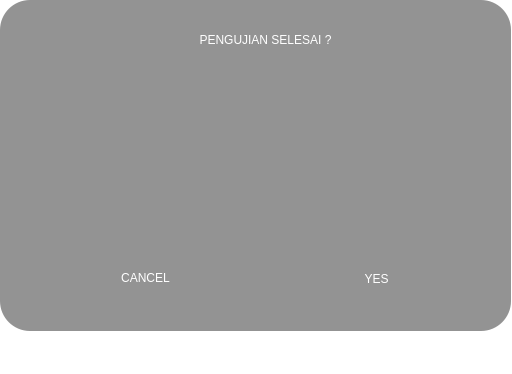
<?xml version="1.0" encoding="UTF-8"?>
<ui version="4.0">
 <class>msgselesai</class>
 <widget class="QMainWindow" name="msgselesai">
  <property name="geometry">
   <rect>
    <x>0</x>
    <y>0</y>
    <width>512</width>
    <height>374</height>
   </rect>
  </property>
  <property name="windowTitle">
   <string>MainWindow</string>
  </property>
  <property name="styleSheet">
   <string notr="true">background-color: transparent;</string>
  </property>
  <widget class="QWidget" name="centralwidget">
   <widget class="QPushButton" name="btnYes">
    <property name="geometry">
     <rect>
      <x>280</x>
      <y>70</y>
      <width>191</width>
      <height>181</height>
     </rect>
    </property>
    <property name="styleSheet">
     <string notr="true">background:none;
border:none;
</string>
    </property>
    <property name="text">
     <string/>
    </property>
    <property name="icon">
     <iconset resource="img/img.qrc">
      <normaloff>:/yes.png</normaloff>:/yes.png</iconset>
    </property>
    <property name="iconSize">
     <size>
      <width>175</width>
      <height>175</height>
     </size>
    </property>
   </widget>
   <widget class="QPushButton" name="btnNo">
    <property name="geometry">
     <rect>
      <x>13</x>
      <y>40</y>
      <width>241</width>
      <height>241</height>
     </rect>
    </property>
    <property name="styleSheet">
     <string notr="true">border:none;</string>
    </property>
    <property name="text">
     <string/>
    </property>
    <property name="icon">
     <iconset resource="img/img.qrc">
      <normaloff>:/no.png</normaloff>:/no.png</iconset>
    </property>
    <property name="iconSize">
     <size>
      <width>175</width>
      <height>175</height>
     </size>
    </property>
   </widget>
   <widget class="QLabel" name="label">
    <property name="geometry">
     <rect>
      <x>20</x>
      <y>15</y>
      <width>491</width>
      <height>50</height>
     </rect>
    </property>
    <property name="layoutDirection">
     <enum>Qt::LeftToRight</enum>
    </property>
    <property name="styleSheet">
     <string notr="true">font: 75 32pt &quot;Roboto Black&quot;;
color:white;</string>
    </property>
    <property name="text">
     <string>PENGUJIAN SELESAI ?</string>
    </property>
    <property name="alignment">
     <set>Qt::AlignCenter</set>
    </property>
   </widget>
   <widget class="QLabel" name="label_2">
    <property name="geometry">
     <rect>
      <x>0</x>
      <y>0</y>
      <width>511</width>
      <height>331</height>
     </rect>
    </property>
    <property name="styleSheet">
     <string notr="true">background-color:rgba(128,128,128,0.85);
border-radius: 30px;</string>
    </property>
    <property name="text">
     <string/>
    </property>
   </widget>
   <widget class="QLabel" name="label_3">
    <property name="geometry">
     <rect>
      <x>60</x>
      <y>258</y>
      <width>171</width>
      <height>40</height>
     </rect>
    </property>
    <property name="layoutDirection">
     <enum>Qt::LeftToRight</enum>
    </property>
    <property name="styleSheet">
     <string notr="true">font: 75 32pt &quot;Roboto Black&quot;;
color: white;</string>
    </property>
    <property name="text">
     <string>CANCEL</string>
    </property>
    <property name="alignment">
     <set>Qt::AlignCenter</set>
    </property>
   </widget>
   <widget class="QLabel" name="label_4">
    <property name="geometry">
     <rect>
      <x>331</x>
      <y>258</y>
      <width>91</width>
      <height>41</height>
     </rect>
    </property>
    <property name="layoutDirection">
     <enum>Qt::LeftToRight</enum>
    </property>
    <property name="styleSheet">
     <string notr="true">font: 75 32pt &quot;Roboto Black&quot;;
color:white;</string>
    </property>
    <property name="text">
     <string>YES</string>
    </property>
    <property name="alignment">
     <set>Qt::AlignCenter</set>
    </property>
   </widget>
   <zorder>label_2</zorder>
   <zorder>btnYes</zorder>
   <zorder>label</zorder>
   <zorder>label_3</zorder>
   <zorder>label_4</zorder>
   <zorder>btnNo</zorder>
  </widget>
  <widget class="QMenuBar" name="menubar">
   <property name="geometry">
    <rect>
     <x>0</x>
     <y>0</y>
     <width>512</width>
     <height>21</height>
    </rect>
   </property>
  </widget>
  <widget class="QStatusBar" name="statusbar"/>
 </widget>
 <resources>
  <include location="img/img.qrc"/>
 </resources>
 <connections/>
</ui>
